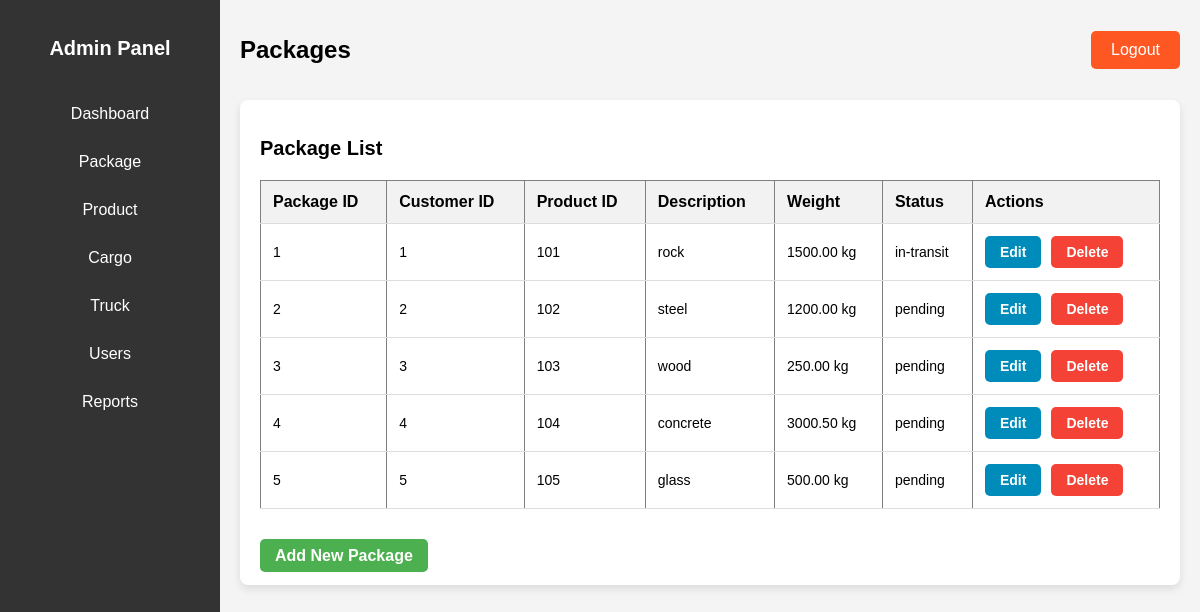
/package.php, run on the app's committed database.
### tables this page shows
CREATE TABLE `packages` (
  `package_id` int(11) NOT NULL,
  `customer_id` int(11) NOT NULL,
  `product_id` int(11) NOT NULL,
  `weight` decimal(10,2) NOT NULL,
  `status` enum('pending','in-transit','delivered') DEFAULT 'pending',
  `description` varchar(255) NOT NULL
);

### package.php (the view, shortened to what this page needs)
<?php
include 'config.php';
$sql = "SELECT * FROM packages";
$result = mysqli_query($conn, $sql);
?>
<!DOCTYPE html>
<html lang="en">
<head>
</head>
<body>
    <div class="dashboard-container">
        <div class="sidebar">
            <h2>Admin Panel</h2>
            <ul class="sidebar-links">
                <li><a href="admin_dashboard.php">Dashboard</a></li>
                <li><a href="package.php">Package</a></li>
                <li><a href="product.php">Product</a></li>
                <li><a href="cargo.php">Cargo</a></li>
                <li><a href="truck.php">Truck</a></li>
                <li><a href="users.php">Users</a></li>
                <li><a href="reports.php">Reports</a></li>
            </ul>
        </div>
        <div class="main-content">
            <header>
                <h1>Packages</h1>
                <a href="index.php" class="logout-btn">Logout</a>
            </header>
            <div class="dashboard-main-container">
                <h2>Package List</h2>
                <div class="table-container">
                    <table border="1">
                        <tr>
                            <th>Package ID</th>
                            <th>Customer ID</th>
                            <th>Product ID</th>
                            <th>Description</th>
                            <th>Weight</th>
                            <th>Status</th>
                            <th>Actions</th>
                        </tr>
                        <?php while ($row = mysqli_fetch_assoc($result)): ?>
                            <tr>
                                <td><?php echo $row['package_id']; ?></td>
                                <td><?php echo $row['customer_id']; ?></td>
                                <td><?php echo $row['product_id']; ?></td>
                                <td><?php echo $row['description']; ?></td>
                                <td><?php echo $row['weight']; ?> kg</td>
                                <td><?php echo $row['status']; ?></td>
                                <td>
                                    <div class="action-buttons">
                                        <a href="edit_package.php?id=<?php echo $row['package_id']; ?>" class="btn edit-btn">Edit</a>
                                        <a href="delete_package.php?id=<?php echo $row['package_id']; ?>" class="btn delete-btn">Delete</a>
                                    </div>
                                </td>
                            </tr>
                        <?php endwhile; ?>
                    </table>
                </div>
                <br>
                <a href="add_package.php" class="btn add-package-btn">Add New Package</a>
            </div>
        </div>
    </div>
</body>
</html>

### package.php (style rules this page uses)
body { font-family: 'Arial', sans-serif; background-color: #f4f4f4; margin: 0; padding: 0; }
.dashboard-container { display: flex; height: 100vh; }
.sidebar { width: 220px; background-color: #333; color: white; padding-top: 20px; }
.sidebar h2 { text-align: center; margin-bottom: 30px; }
.sidebar-links { list-style: none; padding: 0; margin: 0; }
.sidebar-links li { padding: 15px; text-align: center; }
.sidebar-links li a { color: white; text-decoration: none; display: block; font-size: 16px; }
.main-content { flex-grow: 1; padding: 20px; }
header { display: flex; justify-content: space-between; align-items: center; margin-bottom: 20px; }
header h1 { font-size: 24px; }
.logout-btn { padding: 10px 20px; background-color: #ff5722; color: white; text-decoration: none; border-radius: 5px; }
.dashboard-main-container { background-color: white; padding: 20px; border-radius: 8px; box-shadow: 0 4px 8px rgba(0, 0, 0, 0.1); }
h2 { font-size: 20px; margin-bottom: 20px; }
.table-container { overflow-x: auto; }
table { width: 100%; border-collapse: collapse; margin-bottom: 20px; }
th, td { padding: 12px; text-align: left; border-bottom: 1px solid #ddd; }
th { background-color: #f2f2f2; }
td { font-size: 14px; }
.action-buttons { display: flex; gap: 10px; }
.btn { padding: 8px 15px; border-radius: 5px; text-decoration: none; font-weight: bold; text-align: center; cursor: pointer; transition: background-color 0.3s; }
.add-package-btn { background-color: #4CAF50; color: white; }
.edit-btn { background-color: #008CBA; color: white; }
.delete-btn { background-color: #f44336; color: white; }

### data on the page
packages: package_id "1", customer "1", product "101", description "rock", weight "1500.00", status "in-transit"
packages: package_id "2", customer "2", product "102", description "steel", weight "1200.00", status "pending"
packages: package_id "3", customer "3", product "103", description "wood", weight "250.00", status "pending"
packages: package_id "4", customer "4", product "104", description "concrete", weight "3000.50", status "pending"
packages: package_id "5", customer "5", product "105", description "glass", weight "500.00", status "pending"
